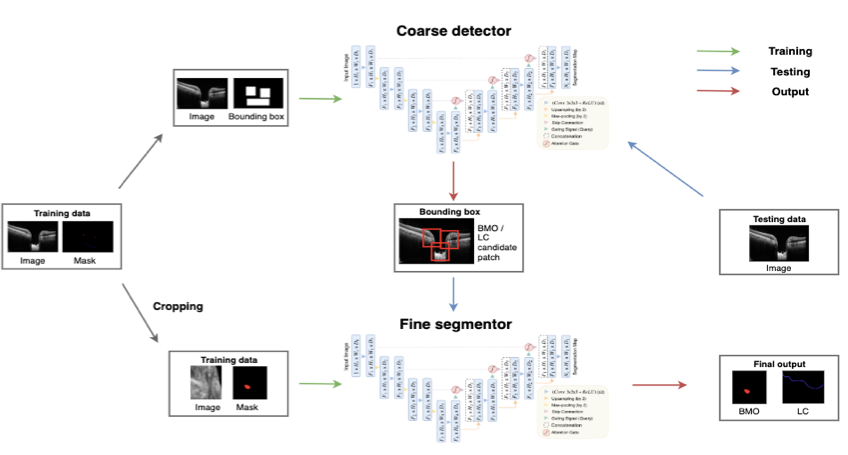
#> input picture 2stage_model.png, 848 x 455 px
$ python -i help_functions.py   (imports and definitions only)
#> lines starting #> are read from the running program, lines starting #| are printed output that depends on the picture
#help function


import h5py
import numpy as np
from PIL import Image
import subprocess
import os


def write_hdf5(arr,outfile):
    with h5py.File(outfile,"w") as f:
        f.create_dataset("image", data=arr, dtype=arr.dtype)


def load_hdf5(infile): #just load hdf5 format file.
    with h5py.File(infile,"r") as f:  #"with" close the file after its nested commands
        return f["image"][()]

# [175 lines left out: functions visualize, group_images, rgb2gray, masks_Unet, pred_to_imgs, show_on_jupyter, not called in this run]

def show_histogram(img,color = None, dtype = 'int', background_checker = False):
    import cv2
    import matplotlib.pyplot as plt
    """Show histogram on jupyter notebook

    I consider about img's color space and data type.

    color space : RGB / 1ch color space(also gray)
    data type : uint8 or float64

    so, you should check your img's color space and data type.

    Parameters
    ----------
    img : 2-D Array
        numpy 2-D array
        opencv / sklearn / plt are avaliable.
        float / uint8 data type.

    color : string
        'gray' or 'None'
        'gray' means that img has a 1 ch.
        'None' means that img has a RGB ch.
        (default: None)

    dtype :  string
        'int' or 'float'
        img's data type
        float : [min,max] and divided 256 values
        int = [0,256]
        (default : int)

    Returns
    -------
        No return value.

    Example
    -------
    >>> img = cv2.imread(img_path)
    >>> show_histogram(img)

    img has a 1 ch
    >>> img = cv2.imread(img_path)
    >>> show_histogram(img,'gray')

    1ch img & float img
    >>> img = cv2.imread(img_path)
    >>> show_histogram(img,'gray','float')
    """
    if background_checker == False:
        if (color == None) and (dtype =='int'):
            color = ('b','g','r')
            for i,col in enumerate(color):
                histr = cv2.calcHist([img],[i],None,[256],[0,256])
                plt.plot(histr,color = col)
                plt.xlim([0,256])
            plt.show()
        if (color == None) and (dtype =='float'):
            color = ('b','g','r')
            for i,col in enumerate(color):
                histr = cv2.calcHist([img],[i],None,[256],[0,1])
                plt.plot(histr,color = col)
                plt.xlim([0,256])
            plt.show()
        elif (color == 'gray')and (dtype=='float') :
            plt.hist(img.ravel(),256,[img.min(),img.max()])
            plt.title('Histogram for gray scale picture')
            plt.show()
        elif (color == 'gray') and (dtype == 'int'):
            plt.hist(img.ravel(),256,[0,256])
            plt.title('Histogram for gray scale picture')
            plt.show()
        else:
            print('check your parameter')
    else:
        if (color == None) and (dtype =='int'):
            color = ('b','g','r')
            for i,col in enumerate(color):
                histr = cv2.calcHist([img],[i],None,[256],[1,256])
                plt.plot(histr,color = col)
                plt.xlim([0,256])
            plt.show()

        if (color == None) and (dtype =='float'):
            color = ('b','g','r')
            for i,col in enumerate(color):
                histr = cv2.calcHist([img],[i],None,[256],[0,1])
                plt.plot(histr,color = col)
                plt.xlim([0,256])
            plt.show()
        elif (color == 'gray')and (dtype=='float') :
            plt.hist(img.ravel(),256,[img.min(),img.max()])
            plt.title('Histogram for gray scale picture')
            plt.show()
        elif (color == 'gray') and (dtype == 'int'):
            plt.hist(img.ravel(),256,[1,256])
            plt.title('Histogram for gray scale picture')
            plt.show()
        else:
            print('check your parameter')


# [25 lines left out: functions get_gpu_memory_map, dir_checker, not called in this run]

>>> import cv2
>>> picture = cv2.cvtColor(cv2.imread('../2stage_model.png'), cv2.COLOR_BGR2RGB)
>>> result = show_histogram(picture)
#> in show_histogram, `plt.show()`:
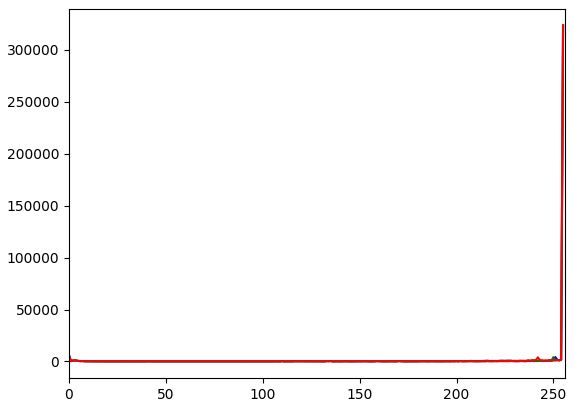
#> figure drawn by matplotlib, 1 panel; curve peaks at x = 255, y = 323574; curve peaks at x = 255, y = 323377; curve peaks at x = 255, y = 323670
